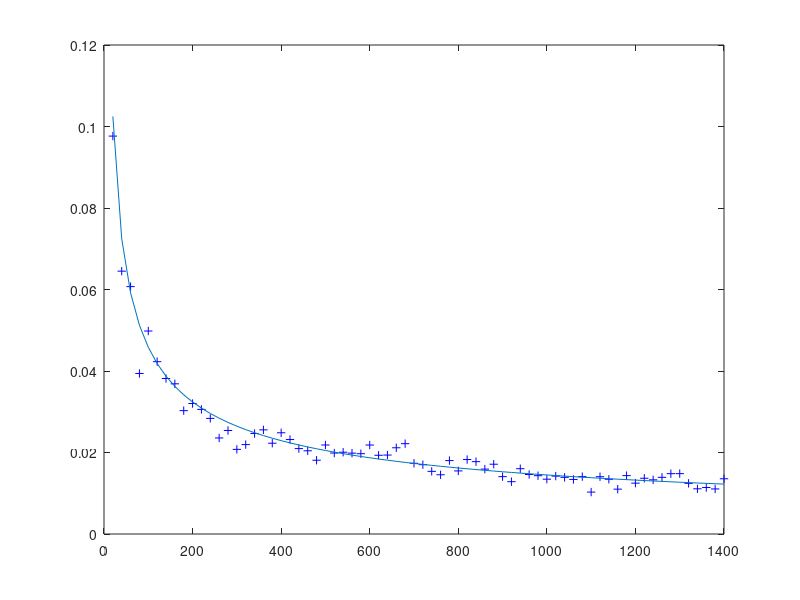

Write MATLAB code to recreate this figure.
% =========================================================================
%                      Ensayos de Bernoulli
% =========================================================================
% Probabilidad para generar las muestras
%
p = 0.3;
%
% En una matriz de M renglones por N columnas guardamos los resultados 
% del muestreo de t * K valores. A(i,j) contiene la estimación de j*K
% valores. La columna contiene los resultados del muestreo con el mismo
% número de muestras, mismo que se incrementa para cada columna.
%
K = 20;
M = 50;
N = 70;
A = zeros(M,N);
for j = 1:N
    for i = 1:M
        A(i,j) = sum(rand(1,j*K) <= p );
    end
    A(:,j) = A(:,j)/(j*K);
end
plot(K*(1:N),A','+', K*(1:N),mean(A),'k', ...
     K*(1:N),std(A)+mean(A),'k',K*(1:N),-std(A)+mean(A),'k')
pause(6)
plot(K*(1:N),std(A),'+b',K*(1:N),sqrt(p*(1-p)./(K*(1:N))))
%
fprintf('Valores de p y sigma: %f %f\n',p,sqrt(p*(1-p)))
%
% El valor de la estimación directa de p es
%
pe_dto = mean(mean(A));
fprintf('Estimaión directa de p: %f\n',pe_dto)
%
sigma_dto = sqrt(pe_dto*(1-pe_dto));
fprintf('sigma_dto: %f\n',sigma_dto)
%
% Estimación de la desviación estándar del promedio
%
% El valor teórico es sigma * sqrt(K*(1:N))
%
sige = sum(std(A)./sqrt(K*(1:N)))/sum(1./(K*(1:N)));
%
fprintf('Estimación de sigma por medio de std(A):%f\n',sige)
%
% Y con ello estimamos el valor de p
%
pe = 0.5 * ( 1 - sqrt(1 - 4 * sige^2));
fprintf('Estimación de p:%f\n',pe)
%
%
